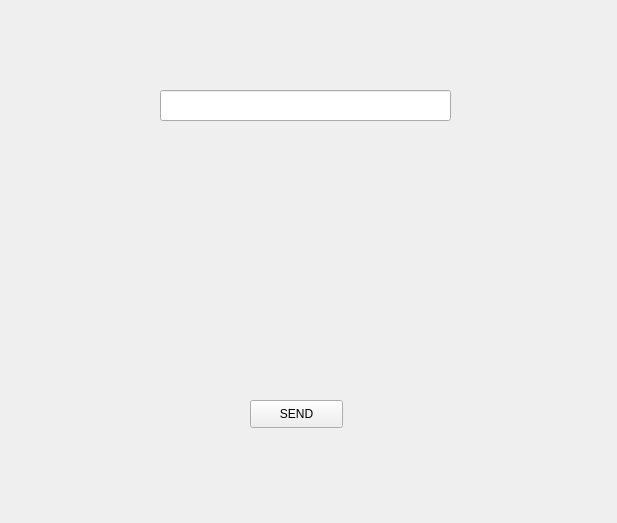
<?xml version="1.0" encoding="UTF-8"?>
<ui version="4.0">
 <class>CombinariClass</class>
 <widget class="QWidget" name="CombinariClass">
  <property name="geometry">
   <rect>
    <x>0</x>
    <y>0</y>
    <width>617</width>
    <height>523</height>
   </rect>
  </property>
  <property name="windowTitle">
   <string>CombinariClass</string>
  </property>
  <widget class="QPushButton" name="button">
   <property name="geometry">
    <rect>
     <x>250</x>
     <y>400</y>
     <width>93</width>
     <height>28</height>
    </rect>
   </property>
   <property name="text">
    <string>SEND</string>
   </property>
  </widget>
  <widget class="QLabel" name="receive_mess">
   <property name="geometry">
    <rect>
     <x>140</x>
     <y>170</y>
     <width>311</width>
     <height>191</height>
    </rect>
   </property>
   <property name="text">
    <string/>
   </property>
  </widget>
  <widget class="QLineEdit" name="send_mess">
   <property name="geometry">
    <rect>
     <x>160</x>
     <y>90</y>
     <width>291</width>
     <height>31</height>
    </rect>
   </property>
  </widget>
 </widget>
 <layoutdefault spacing="6" margin="11"/>
 <resources/>
 <connections/>
</ui>
